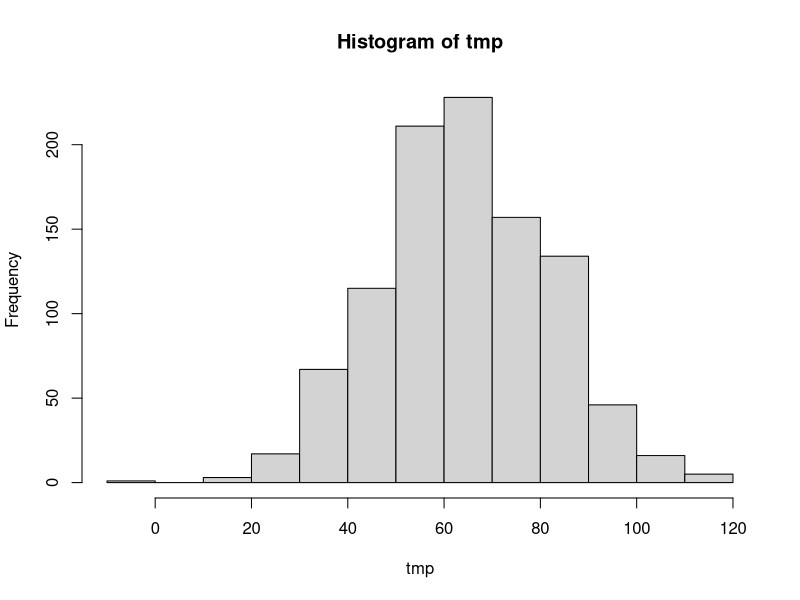

Write the R code that produced this figure. (Note: this script raises an error after producing the figure.)
rm(list = ls())
library("data.table")

# ALAVA (2013) MIXTURE MODEL --------------------------------------------------
nice <- read.csv("nice-painhaq.csv")

## pain
# parameters from Sarzi-Puttini et al (2002)
pain.mean <- 61.65
haq.mean <- 1.39
interval <- 19.10
pain.var <- 19.10^2
haq.var <- .59^2
painhaq.cor <- .421

# example sampling
pain_sample <- function(nsims, haq){
  pain.condmean <- pain.mean + painhaq.cor * sqrt((pain.var/haq.var)) * (haq - haq.mean)
  pain.condsd <- sqrt((1 - painhaq.cor^2) * pain.var)
  pain.sample <- rnorm(nsims, pain.condmean, pain.condsd)
  return(pain.sample)
}
tmp <- pain_sample(1000, 1.5)
hist(tmp)
summary(tmp)

# correlation implied by nice
nice.lm <- lm(pain ~ haq, nice)
nice.cor <- coef(nice.lm)[2] * sqrt(haq.var/pain.var)
nice.lm2 <- lm(pain ~ haq + I(haq^2) , nice)

# save
pain <- list(pain.mean = pain.mean, haq.mean = haq.mean, 
             pain.var = pain.var, haq.var = haq.var,
             painhaq.cor = nice.cor)
save(pain, 
     file = "../data/pain.rda", compress = "bzip2")

# utility
coef <- read.csv("coef-alava-2013.csv")
vcov <- read.csv("vcov-alava-2013.csv")
vcov.names <- vcov[, 1]
vcov <- as.matrix(vcov[, -1])
rownames(vcov) <- vcov.names
# index <- list()
# delta.names <- paste0("delta", c(1, 2, 3))
# parameters <- unique(coef$parameter)
# parameters <- parameters[!parameters %in% delta.names]
# for (par in parameters){
#   index[[par]] <- which(coef$parameter == par)
# }
# index[["delta"]] <- which(coef$parameter %in% delta.names)
utility.mixture.pars <- list(coef = coef, vcov = vcov)
save(utility.mixture.pars, 
     file = "../data/util-mixture-pars.rda", compress = "bzip2")

# WAILOO (2006) LOGIT MODEL ---------------------------------------------------
est <- c(2.0734, .0058, .0023, -.2004, -.2914, .0249, -.8647)
se <- c(.0263, .0004, .0004, .0101, .0118, .0028, .0103)
vars <- c("int", "age", "dis_dur", "haq0", "male", "prev_dmards", "haq")
utility.wailoo.pars <- data.table(var = vars, est = est, se = se)
save(utility.wailoo.pars, 
     file = "../data/util-wailoo-pars.rda", compress = "bzip2")